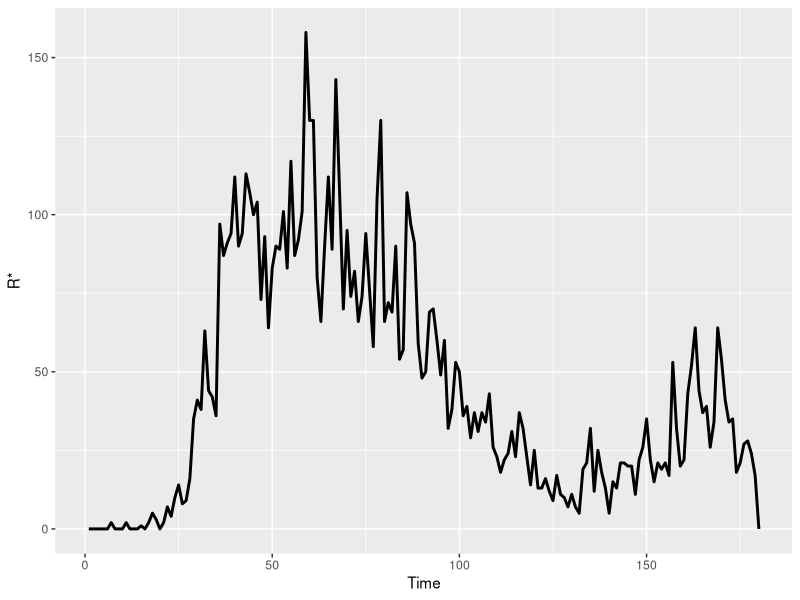
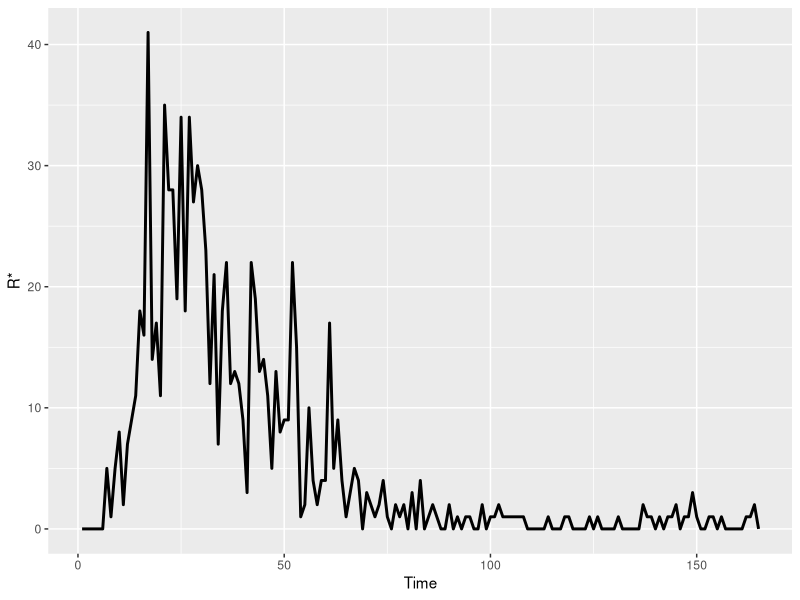
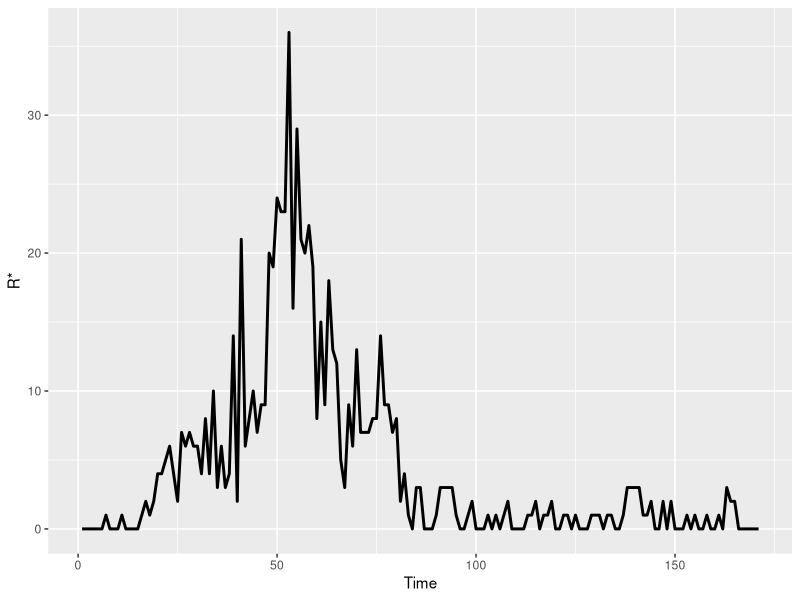
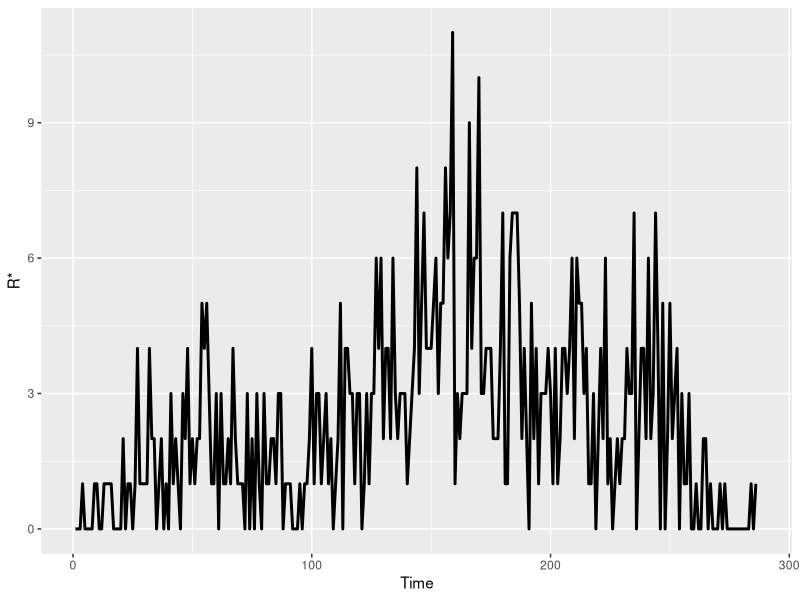

Here is the R script that generated these plots, in order:
##Loading Libraries:
library(tidyverse)
library(lubridate)
##Setting up data:
#Loading csvs
Lancashire <- read.csv("Covid Lancashire.csv")
Lancaster <- read.csv("Covid Lancaster.csv")
Colchester <- read.csv("Covid Colchester.csv")
#extracting data
Lancashire <- data.frame(Time = ymd(Lancashire$date),
                         newR = Lancashire$newCasesBySpecimenDate)
Lancaster<- data.frame(Time = ymd(Lancaster$date),
                         newR = Lancaster$newCasesBySpecimenDate)
Colchester <- data.frame(Time = ymd(Colchester$date),
                         newR = Colchester$newCasesBySpecimenDate)
#adjusting start of epidemic
lockdownStart <- ymd("2020-03-23")
startingTime <- 7 #week ahead of first case
start <- Lancashire$Time[length(Lancashire$Time)] - startingTime
Lancashire$Time <- as.numeric(Lancashire$Time - start)
LancashireChange <- as.numeric(lockdownStart - start)
start <- Lancaster$Time[length(Lancaster$Time)] - startingTime
Lancaster$Time <- as.numeric(Lancaster$Time - start)
LancasterChange <- as.numeric(lockdownStart - start)
start <- Colchester$Time[length(Colchester$Time)] - startingTime
Colchester$Time <- as.numeric(Colchester$Time - start)
ColchesterChange <- as.numeric(lockdownStart - start)
#filling in 0s
Lancashire[nrow(Lancashire) + (1:(startingTime-1)),] <- matrix(c((startingTime-1):1,
                                                             rep(0,startingTime-1)),
                                                           ncol = 2,
                                                           nrow = startingTime-1)
Lancaster[nrow(Lancaster) + (1:(startingTime-1)),] <- matrix(c((startingTime-1):1,
                                                                 rep(0,startingTime-1)),
                                                               ncol = 2,
                                                               nrow = startingTime-1)
Colchester[nrow(Colchester) + (1:(startingTime-1)),] <- matrix(c((startingTime-1):1,
                                                                 rep(0,startingTime-1)),
                                                               ncol = 2,
                                                               nrow = startingTime-1)

#flipping to be in time order
Lancashire$Time <- rev(Lancashire$Time)
Lancashire$newR <- rev(Lancashire$newR)
Lancaster$Time <- rev(Lancaster$Time)
Lancaster$newR <- rev(Lancaster$newR)
Colchester$Time <- rev(Colchester$Time)
Colchester$newR <- rev(Colchester$newR)
#plots
ggplot(Lancashire, aes(x = Time, y = newR)) + 
  geom_line(size = 1) +
  labs(y = "R*")
ggplot(Lancaster, aes(x = Time, y = newR)) + 
  geom_line(size = 1) +
  labs(y = "R*")
ggplot(Colchester, aes(x = Time, y = newR)) + 
  geom_line(size = 1) +
  labs(y = "R*")
##Putting into list format
CovidData <- list(
  Lancashire = list(
    newR = Lancashire$newR,
    Frequency = TRUE,
    Pop = 1.21*10^6,
    ChangePoint = LancashireChange
  ),
  Lancaster = list(
    newR = Lancaster$newR,
    Frequency = TRUE,
    Pop = 138375,
    ChangePoint = LancasterChange
  ),
  Colchester = list(
    newR = Colchester$newR,
    Frequency = TRUE,
    Pop = 194706,
    ChangePoint = ColchesterChange
  )
)
##Simulated Epidemic
set.seed(101)
Pop <- round((CovidData$Lancaster$Pop + CovidData$Colchester$Pop)/2)
maxT <- max(c(length(CovidData$Lancaster$newR), length(CovidData$Colchester$newR)))
Gamma <- 1/7
Beta <- 105/700
Frequency <- TRUE
prob <- function(x){
  return(1 - exp(-x))
}
epiLength <- 1
epiMax <- 1
epiSize <- 1
while(epiLength < 100 | epiLength > 300 | epiSize < 500){
  epidemic <- data.frame(S = Pop - 1,
                         newI = NA,
                         I = 1,
                         newR = NA,
                         R = 0)
  rowPos <- 1
  while(epidemic$I[rowPos] > 0){
    epidemic$newI[rowPos] <- rbinom(1, epidemic$S[rowPos], prob(Beta*epidemic$I[rowPos]/(Pop^Frequency)))
    epidemic$newR[rowPos] <- rbinom(1, epidemic$I[rowPos], prob(Gamma))
    rowPos <- rowPos + 1
    epidemic[rowPos,] <- c(epidemic$S[rowPos-1] - epidemic$newI[rowPos - 1],
                           NA,
                           epidemic$I[rowPos-1] + epidemic$newI[rowPos - 1] - epidemic$newR[rowPos - 1],
                           NA,
                           epidemic$R[rowPos-1] + epidemic$newR[rowPos - 1])
  }
  #conditions to try and ensure it follows the correct layout
  epiLength <- nrow(epidemic)
  epiMax <- max(epidemic$newR, na.rm = TRUE)
  epiSize <- sum(epidemic$newR, na.rm = TRUE)
}
ggplot(data = epidemic, aes(x = 1:nrow(epidemic), y = newR)) +
        geom_line(size = 1) +
  labs(x = "Time", y= "R*")

##Saving
CovidData$Simulated <- list(
  Beta = Beta,
  Gamma = Gamma,
  newI = na.omit(epidemic$newI),
  newR = na.omit(epidemic$newR),
  Frequency = Frequency,
  Pop = Pop
)
save(CovidData, file = "Covid.Rda")
